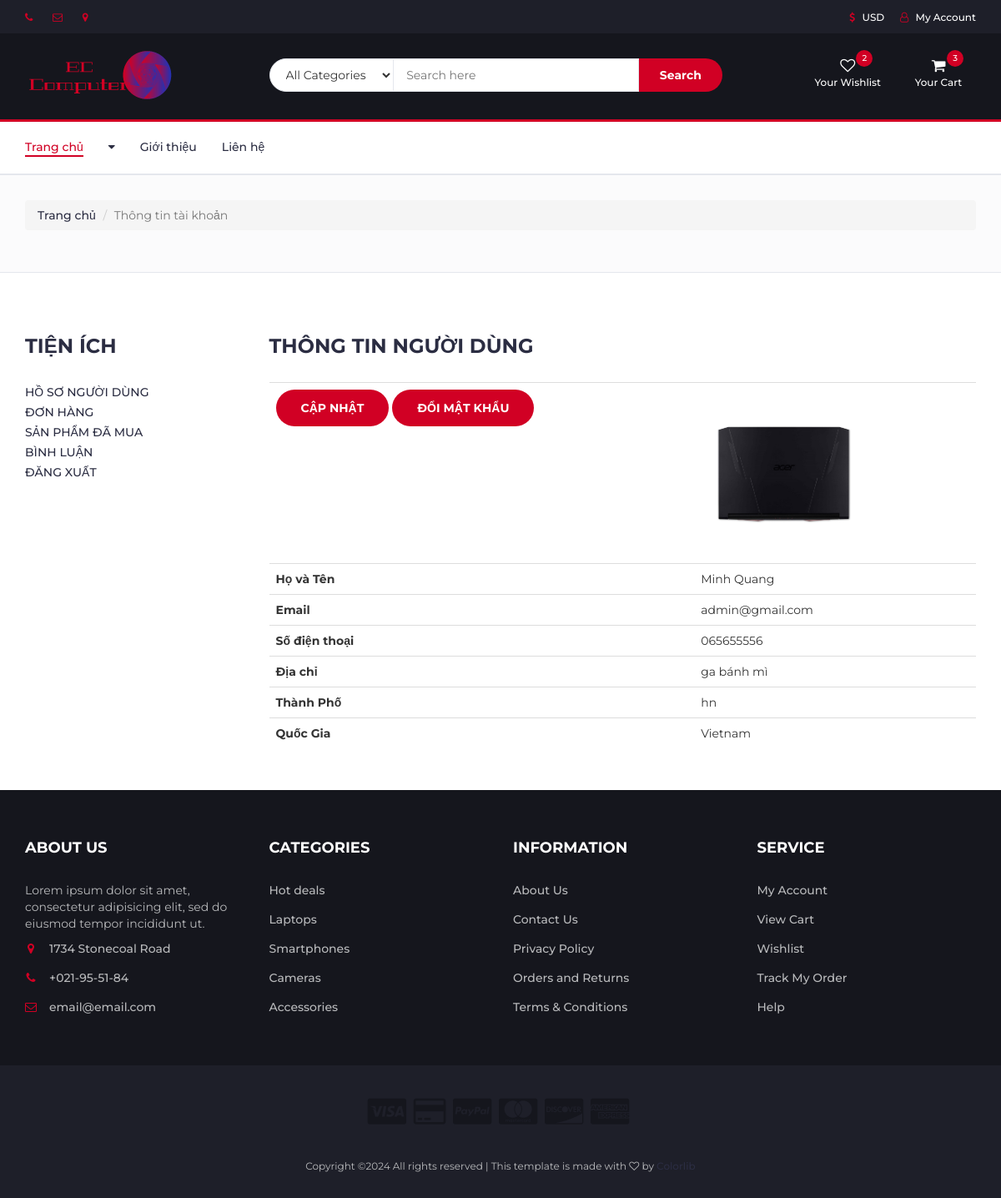
The page /user/ (signed in) on the database its author committed.
### user/models.py (models this page shows, shortened)
class UserProfile(models.Model):
    user = models.OneToOneField(User, on_delete=models.CASCADE)
    phone = models.CharField(blank=True, max_length=20)
    address = models.CharField(blank=True, max_length=150)
    city = models.CharField(blank=True, max_length=20)
    country = models.CharField(blank=True, max_length=50)
    image = models.ImageField(blank=True, upload_to='images/users/')
    def image_tag(self):
        return mark_safe('<img src="{}" height="50"/>'.format(self.image.url))
    image_tag.short_description = 'Image'

### user/views.py (the view)
# urls.py: path('', views.index, name='home'),
@login_required(login_url='/login')
def index(request):
    category = Category.objects.all()
    current_user = request.user  # Access User Session information
    profile = UserProfile.objects.get(user_id=current_user.id)
    context = {   'category': category,
        'profile': profile}
    return render(request, 'user_profile.html', context)

### user/templates/user_profile.html (shortened to what this page needs)
{% extends 'homebase.html' %}
{% block sidebar %} {% include 'sidebar.html' %} {% endblock %}
{% block body %}
	<div id="breadcrumb">
		<div class="container">
			<ul class="breadcrumb">
                <li><a href="">Trang chủ</a></li>
                <li class="active">Thông tin tài khoản</li>
			</ul>
		</div>
	</div>
	<div class="section">
		<div class="container">
			<div class="row">
                <div class="col-md-3">
                    {% include "user_panel.html" %}
                </div>
				<div class="col-md-9">
                    <div class="billing-details">
                        <div class="section-title">
                            <h3 class="title">Thông Tin Người Dùng</h3>
                        </div>
                    </div>
					<table class="shopping-cart-table table">
                        <tr>
                            <th class="text-left">
                                <a href="/user/update" class="primary-btn">Cập nhật</a>
                                <a href="/user/password" class="primary-btn">Đổi mật khẩu</a>
                            </th>
                            <td><img src="{{ profile.image.url }}" style="border-radius: 45px; height: 200px "></td>
                        </tr>
                        <tr>
                            <th class="text-left">Họ và Tên</th>
                            <td class="text-left">{{ user.first_name}} {{ user.last_name}} </td>
                        </tr>
                        <tr>
                            <th class="text-left">Email</th>
                            <td class="text-left">{{ profile.user.email}}</td>
                        </tr>
                        <tr>
                            <th class="text-left">Số điện thoại</th>
                            <td class="text-left">{{ profile.phone}}</td>
                        </tr>
                        <tr>
                            <th class="text-left">Địa chỉ</th>
                            <td class="text-left">{{ profile.address}}</td>
                        </tr>
                        <tr>
                            <th class="text-left">Thành Phố</th>
                            <td class="text-left">{{ profile.city}}</td>
                        </tr>
                        <tr>
                            <th class="text-left">Quốc Gia</th>
                            <td class="text-left">{{ profile.country}}</td>
                        </tr>
                    </table>
                </div>
			</div>
		</div>
	</div>
{% endblock %}

### home/static/css/style.css (style rules this page uses)
body { font-family: 'Montserrat', sans-serif; font-weight: 400; color: #333; overflow-x: hidden; }
h1, h2, h3, h4, h5, h6 { color: #2B2D42; font-weight: 700; margin: 0 0 10px; }
a { color: #2B2D42; font-weight: 500; -webkit-transition: 0.2s color; transition: 0.2s color; }
ul, ol { margin: 0; padding: 0; list-style: none }
.primary-btn { display: inline-block; padding: 12px 30px; background-color: #D10024; border: none; border-radius: 40px; color: #FFF; text-transform: uppercase; font-weight: 700; text-align: center; -webkit-transition: 0.2s all; transition: 0.2s all; }
.section { padding-top: 30px; padding-bottom: 30px; }
.section-title { position: relative; margin-bottom: 30px; margin-top: 15px; }
.section-title .title { display: inline-block; text-transform: uppercase; margin: 0px; }
#breadcrumb { padding: 30px 0px; background: #FBFBFC; border-bottom: 1px solid #E4E7ED; margin-bottom: 30px; }
.billing-details { margin-bottom: 30px; }

### rows shown on the page
UserProfile: image (picture), user.email "admin@gmail.com", phone "065655556", address "ga bánh mì", city "hn", country "Vietnam"

### other values the page prints
{{ user.first_name }} "Minh"
{{ user.last_name }} "Quang"
